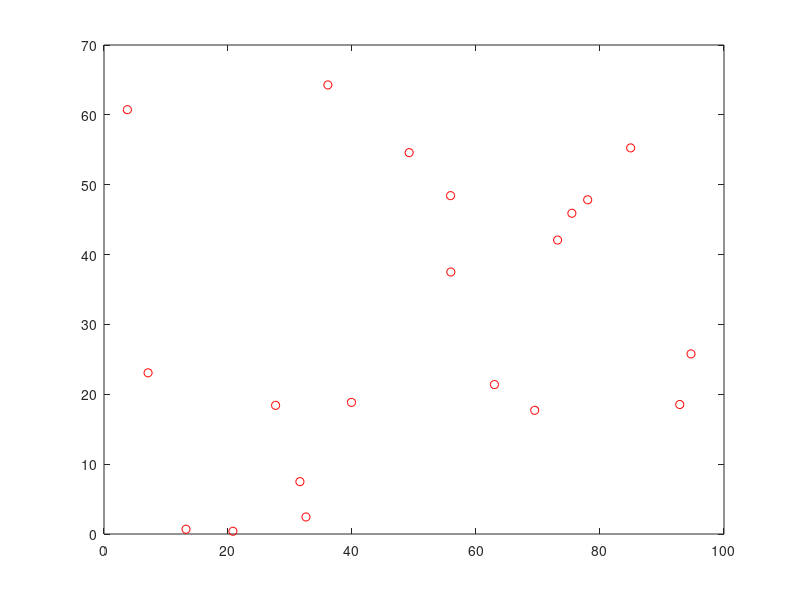

MATLAB code for this plot:
% genration of wireless sensor network
% given range of from 0 to xmax, 0 to ymax and number N of wireless sensors,
% randomly genrate WSN and plot topological map.

% HM20150324

clear;
close all;

xmax=100;                  % x limit
ymax=70;                    % y limit
n=20;                          % z limit
srange=15;                    % sensor com range

node=[];                % nodes coordinates
for i=1:n
    node(i,1)=rand(1,1)*xmax;
    node(i,2)=rand(1,1)*ymax;
end
plot(node(:,1),node(:,2),'ro');

% connect nodes, and restore neighbors in com range
nodeNeighbor=[];
for i=1:n
    for j=1:n
        if(j~=j)
            
        end
    end
end
    
% plot the whole sensor network graph